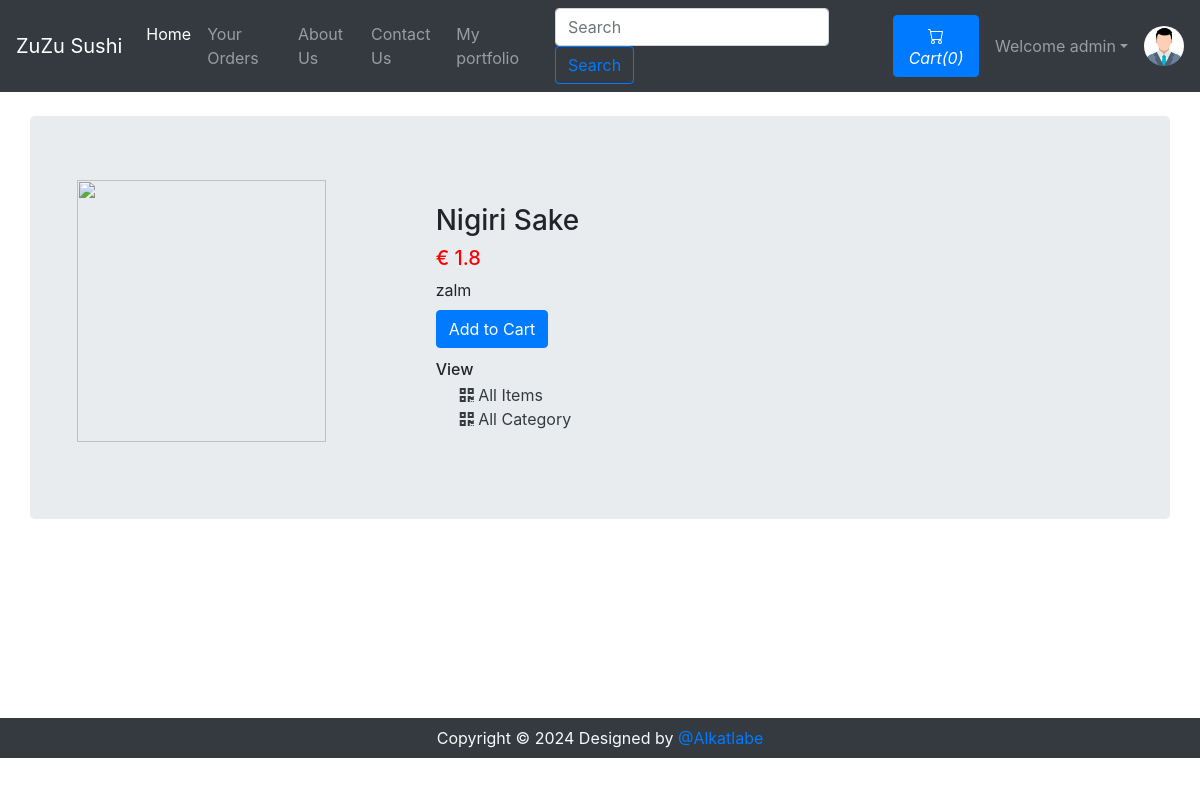
Screenshot of /viewSushi.php?sushiId=1 (signed in) with the database file from the repository.
### tables this page shows
CREATE TABLE `sitedetail` (
  `tempId` int(11) NOT NULL,
  `systemName` varchar(21) NOT NULL,
  `email` varchar(255) NOT NULL,
  `contact1` bigint(21) NOT NULL,
  `contact2` bigint(21) DEFAULT NULL COMMENT 'Optional',
  `address` text NOT NULL,
  `dateTime` datetime NOT NULL DEFAULT '0000-00-00 00:00:00' ON UPDATE current_timestamp()
);

CREATE TABLE `sushi` (
  `sushiId` int(12) NOT NULL,
  `sushiName` varchar(255) NOT NULL,
  `sushiPrice` float NOT NULL,
  `sushiDesc` text NOT NULL,
  `sushiCategorieId` int(12) NOT NULL,
  `sushiPubDate` datetime NOT NULL DEFAULT current_timestamp()
);

### viewSushi.php (the view, shortened to what this page needs)
<!doctype html>
<html lang="en">
<head>
    <link rel="stylesheet" href="https://stackpath.bootstrapcdn.com/bootstrap/4.4.1/css/bootstrap.min.css">
    <link rel="stylesheet" href="https://use.fontawesome.com/releases/v5.8.2/css/all.css">
</head>
<body>
    <?php include 'Templates/_dbconnect.php';?>
    <?php require 'Templates/_nav.php' ?>
    <div class="container my-4" id="cont">
        <div class="row jumbotron">
        <?php
            $sushiId = $_GET['sushiId'];
            $sql = "SELECT * FROM `sushi` WHERE sushiId = $sushiId";
            $result = mysqli_query($conn, $sql);
            $row = mysqli_fetch_assoc($result);
            $sushiName = $row['sushiName'];
            $sushiPrice = $row['sushiPrice'];
            $sushiDesc = $row['sushiDesc'];
            $sushiCategorieId = $row['sushiCategorieId'];
        ?>
        <?php
        echo  '<div class="col-md-4">
                <img src="img/sushi-'.$sushiId. '.jpg" width="249px" height="262px">
            </div>
            <div class="col-md-8 my-4">
                <h3>' . $sushiName . '</h3>
                <h5 style="color: #ff0000">€ '.$sushiPrice. '</h5>
                <p class="mb-0">' .$sushiDesc .'</p>';
                if($loggedin){
                    $quaSql = "SELECT `itemQuantity` FROM `viewcart` WHERE sushiId = '$sushiId' AND `userId`='$userId'";
                    $quaresult = mysqli_query($conn, $quaSql);
                    $quaExistRows = mysqli_num_rows($quaresult);
                    if($quaExistRows == 0) {
                        echo '<form action="Templates/_manageCart.php" method="POST">
                              <input type="hidden" name="itemId" value="'.$sushiId. '">
                              <button type="submit" name="addToCart" class="btn btn-primary my-2">Add to Cart</button>';
                    }else {
                        echo '<a href="viewCart.php"><button class="btn btn-primary my-2">Go to Cart</button></a>';
                    }
                }
                else{
                    echo '<button class="btn btn-primary my-2" data-toggle="modal" data-target="#loginModal">Add to Cart</button>';
                }
                echo '</form>
                <h6 class="my-1"> View </h6>
                <div class="mx-4">
                    <a href="viewSushiList.php?catid=' . $sushiCategorieId . '" class="active text-dark">
                    <i class="fas fa-qrcode"></i>
                        <span>All Items</span>
                    </a>
                </div>
                <div class="mx-4">
                    <a href="index.php" class="active text-dark">
                    <i class="fas fa-qrcode"></i>
                        <span>All Category</span>
                    </a>
                </div>
            </div>'
        ?>
        </div>
    </div>
    <?php require 'Templates/_footer.php' ?>
</body>
</html>

### Templates/_nav.php (shortened to what this page needs)
<?php
if(isset($_SESSION['loggedin']) && $_SESSION['loggedin']==true){
  $loggedin= true;
  $userId = $_SESSION['userId'];
  $username = $_SESSION['username'];
}
else{
  $loggedin = false;
  $userId = 0;
}
$sql = "SELECT * FROM `sitedetail`";
$result = mysqli_query($conn, $sql);
$row = mysqli_fetch_assoc($result);
$systemName = $row['systemName'];
echo '<nav class="navbar navbar-expand-lg navbar-dark bg-dark">
      <a class="navbar-brand" href="index.php">'.$systemName.'</a>
      <button class="navbar-toggler" type="button" data-toggle="collapse" data-target="#navbarSupportedContent" aria-controls="navbarSupportedContent" aria-expanded="false" aria-label="Toggle navigation">
        <span class="navbar-toggler-icon"></span>
      </button>
      <div class="collapse navbar-collapse" id="navbarSupportedContent">
        <ul class="navbar-nav mr-auto">
          <li class="nav-item active">
            <a class="nav-link" href="index.php">Home <span class="sr-only">(current)</span></a>
          </li>
          <li class="nav-item">
            <a class="nav-link" href="viewOrder.php">Your Orders</a>
          </li>
          <li class="nav-item">
            <a class="nav-link" href="about.php">About Us</a>
          </li>
          <li class="nav-item">
            <a class="nav-link" href="contact.php">Contact Us</a>
          </li>
          <li class="nav-item">
            <a class="nav-link" href="../index.php">My portfolio</a>
          </li>
        </ul>
        <form method="get" action="/Rest/search.php" class="form-inline my-2 my-lg-0 mx-3">
          <input class="form-control mr-sm-2" type="search" name="search" id="search" placeholder="Search" aria-label="Search" required>
          <button class="btn btn-outline-primary my-2 my-sm-0" type="submit">Search</button>
        </form>';
        $countsql = "SELECT SUM(`itemQuantity`) FROM `viewcart` WHERE `userId`=$userId";
        $countresult = mysqli_query($conn, $countsql);
        $countrow = mysqli_fetch_assoc($countresult);
        $count = $countrow['SUM(`itemQuantity`)'];
        if(!$count) {
          $count = 0;
        }
        echo '<a href="viewCart.php"><button type="button" class="btn btn-primary mx-2" title="MyCart">
          <svg xmlns="img/cart.svg" width="16" height="16" fill="currentColor" class="bi bi-cart" viewBox="0 0 16 16">
            <path d="M0 1.5A.5.5 0 0 1 .5 1H2a.5.5 0 0 1 .485.379L2.89 3H14.5a.5.5 0 0 1 .491.592l-1.5 8A.5.5 0 0 1 13 12H4a.5.5 0 0 1-.491-.408L2.01 3.607 1.61 2H.5a.5.5 0 0 1-.5-.5zM3.102 4l1.313 7h8.17l1.313-7H3.102zM5 12a2 2 0 1 0 0 4 2 2 0 0 0 0-4zm7 0a2 2 0 1 0 0 4 2 2 0 0 0 0-4zm-7 1a1 1 0 1 1 0 2 1 1 0 0 1 0-2zm7 0a1 1 0 1 1 0 2 1 1 0 0 1 0-2z"/>
          </svg>
          <i class="bi bi-cart">Cart(' .$count. ')</i>
        </button></a>';
        if($loggedin){
          echo '<ul class="navbar-nav mr-2">
            <li class="nav-item dropdown">
              <a class="nav-link dropdown-toggle" href="#" id="navbarDropdown" role="button" data-toggle="dropdown"> Welcome ' .$username. '</a>
              <div class="dropdown-menu" aria-labelledby="navbarDropdown">
                <a class="dropdown-item" href="Templates/_logout.php">Logout</a>
              </div>
            </li>
          </ul>
          <div class="text-center image-size-small position-relative">
            <a href="viewProfile.php"><img src="img/person-' .$userId. '.jpg" class="rounded-circle" onError="this.src = \'img/profilePic.jpg\'" style="width:40px; height:40px"></a>
          </div>';
        }
        else {
          echo '
          <button type="button" class="btn btn-primary mx-2"  data-toggle="modal" data-target="#loginModal">Login</button>
          <button type="button" class="btn btn-primary mx-2"  data-toggle="modal" data-target="#signupModal">SignUp</button>';
        }
  echo '</div>
    </nav>';
?>

### viewSushi.php (style rules this page uses)
#cont { min-height : 578px; }

### rows the page displays
sitedetail: systemName "ZuZu Sushi"
sushi: sushiName "Nigiri Sake", sushiPrice "1.8", sushiDesc "zalm"

### other values shown
$count "0"
$username "admin"
